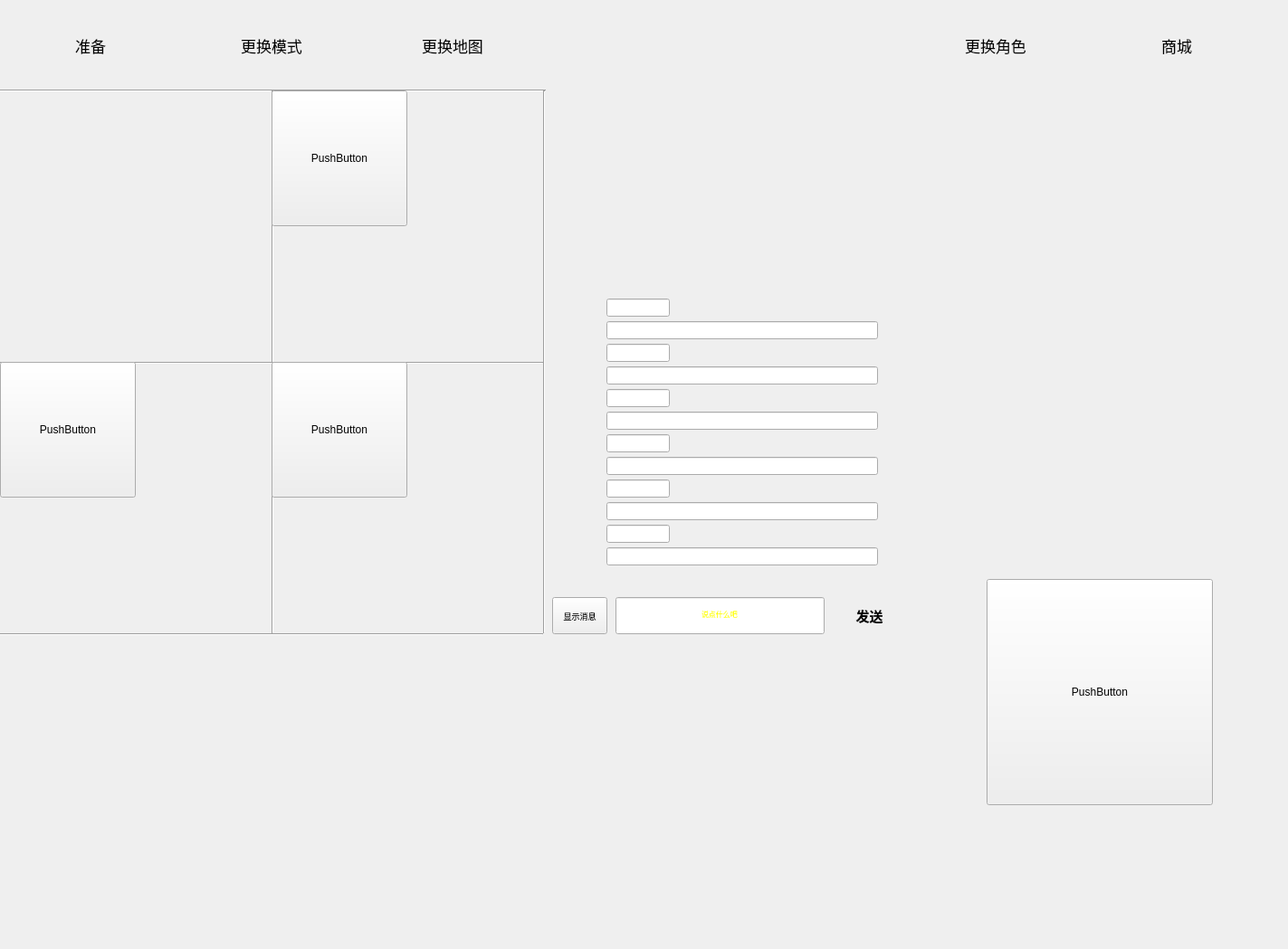
<?xml version="1.0" encoding="UTF-8"?>
<ui version="4.0">
 <class>Game_Ready_Page</class>
 <widget class="QMainWindow" name="Game_Ready_Page">
  <property name="geometry">
   <rect>
    <x>0</x>
    <y>0</y>
    <width>1423</width>
    <height>1049</height>
   </rect>
  </property>
  <property name="windowTitle">
   <string>MainWindow</string>
  </property>
  <property name="layoutDirection">
   <enum>Qt::RightToLeft</enum>
  </property>
  <widget class="QWidget" name="centralwidget">
   <widget class="QPushButton" name="pushButton_Ready">
    <property name="geometry">
     <rect>
      <x>0</x>
      <y>0</y>
      <width>200</width>
      <height>100</height>
     </rect>
    </property>
    <property name="font">
     <font>
      <pointsize>13</pointsize>
     </font>
    </property>
    <property name="text">
     <string>准备</string>
    </property>
    <property name="flat">
     <bool>true</bool>
    </property>
   </widget>
   <widget class="Line" name="line">
    <property name="geometry">
     <rect>
      <x>0</x>
      <y>95</y>
      <width>603</width>
      <height>10</height>
     </rect>
    </property>
    <property name="orientation">
     <enum>Qt::Horizontal</enum>
    </property>
   </widget>
   <widget class="QPushButton" name="pushButton_ChangeMode">
    <property name="geometry">
     <rect>
      <x>200</x>
      <y>0</y>
      <width>200</width>
      <height>100</height>
     </rect>
    </property>
    <property name="font">
     <font>
      <pointsize>13</pointsize>
     </font>
    </property>
    <property name="text">
     <string>更换模式</string>
    </property>
    <property name="flat">
     <bool>true</bool>
    </property>
   </widget>
   <widget class="QPushButton" name="pushButton_ChangeMap">
    <property name="geometry">
     <rect>
      <x>400</x>
      <y>0</y>
      <width>200</width>
      <height>100</height>
     </rect>
    </property>
    <property name="font">
     <font>
      <pointsize>13</pointsize>
     </font>
    </property>
    <property name="text">
     <string>更换地图</string>
    </property>
    <property name="flat">
     <bool>true</bool>
    </property>
   </widget>
   <widget class="Line" name="line_2">
    <property name="geometry">
     <rect>
      <x>300</x>
      <y>100</y>
      <width>3</width>
      <height>600</height>
     </rect>
    </property>
    <property name="orientation">
     <enum>Qt::Vertical</enum>
    </property>
   </widget>
   <widget class="Line" name="line_3">
    <property name="geometry">
     <rect>
      <x>0</x>
      <y>400</y>
      <width>600</width>
      <height>3</height>
     </rect>
    </property>
    <property name="orientation">
     <enum>Qt::Horizontal</enum>
    </property>
   </widget>
   <widget class="Line" name="line_4">
    <property name="geometry">
     <rect>
      <x>600</x>
      <y>100</y>
      <width>3</width>
      <height>600</height>
     </rect>
    </property>
    <property name="orientation">
     <enum>Qt::Vertical</enum>
    </property>
   </widget>
   <widget class="Line" name="line_5">
    <property name="geometry">
     <rect>
      <x>0</x>
      <y>700</y>
      <width>600</width>
      <height>3</height>
     </rect>
    </property>
    <property name="orientation">
     <enum>Qt::Horizontal</enum>
    </property>
   </widget>
   <widget class="QPushButton" name="pushButton_PlayerMe">
    <property name="geometry">
     <rect>
      <x>1090</x>
      <y>640</y>
      <width>250</width>
      <height>250</height>
     </rect>
    </property>
    <property name="text">
     <string>PushButton</string>
    </property>
   </widget>
   <widget class="QPushButton" name="pushButton_Player1">
    <property name="geometry">
     <rect>
      <x>300</x>
      <y>100</y>
      <width>150</width>
      <height>150</height>
     </rect>
    </property>
    <property name="text">
     <string>PushButton</string>
    </property>
   </widget>
   <widget class="QPushButton" name="pushButton_Player2">
    <property name="geometry">
     <rect>
      <x>0</x>
      <y>400</y>
      <width>150</width>
      <height>150</height>
     </rect>
    </property>
    <property name="text">
     <string>PushButton</string>
    </property>
   </widget>
   <widget class="QPushButton" name="pushButton_Player3">
    <property name="geometry">
     <rect>
      <x>300</x>
      <y>400</y>
      <width>150</width>
      <height>150</height>
     </rect>
    </property>
    <property name="text">
     <string>PushButton</string>
    </property>
   </widget>
   <widget class="QPushButton" name="pushButton_ChatTouxiang6_2">
    <property name="geometry">
     <rect>
      <x>980</x>
      <y>590</y>
      <width>45</width>
      <height>45</height>
     </rect>
    </property>
    <property name="text">
     <string/>
    </property>
    <property name="flat">
     <bool>true</bool>
    </property>
   </widget>
   <widget class="QLineEdit" name="lineEdit_Chatmsg4">
    <property name="geometry">
     <rect>
      <x>670</x>
      <y>505</y>
      <width>300</width>
      <height>20</height>
     </rect>
    </property>
    <property name="palette">
     <palette>
      <active>
       <colorrole role="Text">
        <brush brushstyle="SolidPattern">
         <color alpha="255">
          <red>255</red>
          <green>255</green>
          <blue>0</blue>
         </color>
        </brush>
       </colorrole>
      </active>
      <inactive>
       <colorrole role="Text">
        <brush brushstyle="SolidPattern">
         <color alpha="255">
          <red>255</red>
          <green>255</green>
          <blue>0</blue>
         </color>
        </brush>
       </colorrole>
      </inactive>
      <disabled>
       <colorrole role="Text">
        <brush brushstyle="SolidPattern">
         <color alpha="255">
          <red>120</red>
          <green>120</green>
          <blue>120</blue>
         </color>
        </brush>
       </colorrole>
      </disabled>
     </palette>
    </property>
    <property name="layoutDirection">
     <enum>Qt::LeftToRight</enum>
    </property>
    <property name="alignment">
     <set>Qt::AlignLeading|Qt::AlignLeft|Qt::AlignVCenter</set>
    </property>
    <property name="readOnly">
     <bool>true</bool>
    </property>
   </widget>
   <widget class="QPushButton" name="pushButton_ChatTouxiang6">
    <property name="geometry">
     <rect>
      <x>610</x>
      <y>590</y>
      <width>45</width>
      <height>45</height>
     </rect>
    </property>
    <property name="text">
     <string/>
    </property>
    <property name="flat">
     <bool>true</bool>
    </property>
   </widget>
   <widget class="QLineEdit" name="lineEdit_Chatname2">
    <property name="geometry">
     <rect>
      <x>670</x>
      <y>380</y>
      <width>70</width>
      <height>20</height>
     </rect>
    </property>
    <property name="palette">
     <palette>
      <active>
       <colorrole role="Text">
        <brush brushstyle="SolidPattern">
         <color alpha="255">
          <red>255</red>
          <green>255</green>
          <blue>0</blue>
         </color>
        </brush>
       </colorrole>
      </active>
      <inactive>
       <colorrole role="Text">
        <brush brushstyle="SolidPattern">
         <color alpha="255">
          <red>255</red>
          <green>255</green>
          <blue>0</blue>
         </color>
        </brush>
       </colorrole>
      </inactive>
      <disabled>
       <colorrole role="Text">
        <brush brushstyle="SolidPattern">
         <color alpha="255">
          <red>120</red>
          <green>120</green>
          <blue>120</blue>
         </color>
        </brush>
       </colorrole>
      </disabled>
     </palette>
    </property>
    <property name="font">
     <font>
      <pointsize>7</pointsize>
     </font>
    </property>
    <property name="alignment">
     <set>Qt::AlignCenter</set>
    </property>
   </widget>
   <widget class="QPushButton" name="pushButton_ShowChatMsg">
    <property name="geometry">
     <rect>
      <x>610</x>
      <y>660</y>
      <width>61</width>
      <height>41</height>
     </rect>
    </property>
    <property name="font">
     <font>
      <pointsize>7</pointsize>
     </font>
    </property>
    <property name="text">
     <string>显示消息</string>
    </property>
   </widget>
   <widget class="QPushButton" name="pushButton_ChatTouxiang1">
    <property name="geometry">
     <rect>
      <x>610</x>
      <y>340</y>
      <width>45</width>
      <height>45</height>
     </rect>
    </property>
    <property name="text">
     <string/>
    </property>
    <property name="flat">
     <bool>true</bool>
    </property>
   </widget>
   <widget class="QPushButton" name="pushButton_ChatTouxiang3_2">
    <property name="geometry">
     <rect>
      <x>980</x>
      <y>440</y>
      <width>45</width>
      <height>45</height>
     </rect>
    </property>
    <property name="text">
     <string/>
    </property>
    <property name="flat">
     <bool>true</bool>
    </property>
   </widget>
   <widget class="QPushButton" name="pushButton_ChatTouxiang4">
    <property name="geometry">
     <rect>
      <x>610</x>
      <y>490</y>
      <width>45</width>
      <height>45</height>
     </rect>
    </property>
    <property name="text">
     <string/>
    </property>
    <property name="flat">
     <bool>true</bool>
    </property>
   </widget>
   <widget class="QLineEdit" name="lineEdit_Chatname4">
    <property name="geometry">
     <rect>
      <x>670</x>
      <y>480</y>
      <width>70</width>
      <height>20</height>
     </rect>
    </property>
    <property name="palette">
     <palette>
      <active>
       <colorrole role="Text">
        <brush brushstyle="SolidPattern">
         <color alpha="255">
          <red>255</red>
          <green>255</green>
          <blue>0</blue>
         </color>
        </brush>
       </colorrole>
      </active>
      <inactive>
       <colorrole role="Text">
        <brush brushstyle="SolidPattern">
         <color alpha="255">
          <red>255</red>
          <green>255</green>
          <blue>0</blue>
         </color>
        </brush>
       </colorrole>
      </inactive>
      <disabled>
       <colorrole role="Text">
        <brush brushstyle="SolidPattern">
         <color alpha="255">
          <red>120</red>
          <green>120</green>
          <blue>120</blue>
         </color>
        </brush>
       </colorrole>
      </disabled>
     </palette>
    </property>
    <property name="font">
     <font>
      <pointsize>7</pointsize>
     </font>
    </property>
    <property name="alignment">
     <set>Qt::AlignCenter</set>
    </property>
   </widget>
   <widget class="QPushButton" name="pushButton_SendChatmsg">
    <property name="geometry">
     <rect>
      <x>920</x>
      <y>655</y>
      <width>81</width>
      <height>51</height>
     </rect>
    </property>
    <property name="font">
     <font>
      <pointsize>11</pointsize>
      <italic>false</italic>
      <bold>true</bold>
     </font>
    </property>
    <property name="text">
     <string>发送</string>
    </property>
    <property name="flat">
     <bool>true</bool>
    </property>
   </widget>
   <widget class="QLineEdit" name="lineEdit_Chatname1">
    <property name="geometry">
     <rect>
      <x>670</x>
      <y>330</y>
      <width>70</width>
      <height>20</height>
     </rect>
    </property>
    <property name="palette">
     <palette>
      <active>
       <colorrole role="Text">
        <brush brushstyle="SolidPattern">
         <color alpha="255">
          <red>255</red>
          <green>255</green>
          <blue>0</blue>
         </color>
        </brush>
       </colorrole>
      </active>
      <inactive>
       <colorrole role="Text">
        <brush brushstyle="SolidPattern">
         <color alpha="255">
          <red>255</red>
          <green>255</green>
          <blue>0</blue>
         </color>
        </brush>
       </colorrole>
      </inactive>
      <disabled>
       <colorrole role="Text">
        <brush brushstyle="SolidPattern">
         <color alpha="255">
          <red>120</red>
          <green>120</green>
          <blue>120</blue>
         </color>
        </brush>
       </colorrole>
      </disabled>
     </palette>
    </property>
    <property name="font">
     <font>
      <pointsize>7</pointsize>
     </font>
    </property>
    <property name="alignment">
     <set>Qt::AlignCenter</set>
    </property>
   </widget>
   <widget class="QLineEdit" name="lineEdit_Chatmsg3">
    <property name="geometry">
     <rect>
      <x>670</x>
      <y>455</y>
      <width>300</width>
      <height>20</height>
     </rect>
    </property>
    <property name="palette">
     <palette>
      <active>
       <colorrole role="Text">
        <brush brushstyle="SolidPattern">
         <color alpha="255">
          <red>255</red>
          <green>255</green>
          <blue>0</blue>
         </color>
        </brush>
       </colorrole>
      </active>
      <inactive>
       <colorrole role="Text">
        <brush brushstyle="SolidPattern">
         <color alpha="255">
          <red>255</red>
          <green>255</green>
          <blue>0</blue>
         </color>
        </brush>
       </colorrole>
      </inactive>
      <disabled>
       <colorrole role="Text">
        <brush brushstyle="SolidPattern">
         <color alpha="255">
          <red>120</red>
          <green>120</green>
          <blue>120</blue>
         </color>
        </brush>
       </colorrole>
      </disabled>
     </palette>
    </property>
    <property name="alignment">
     <set>Qt::AlignLeading|Qt::AlignLeft|Qt::AlignVCenter</set>
    </property>
    <property name="readOnly">
     <bool>true</bool>
    </property>
   </widget>
   <widget class="QLineEdit" name="lineEdit_Chatmsg2">
    <property name="geometry">
     <rect>
      <x>670</x>
      <y>405</y>
      <width>300</width>
      <height>20</height>
     </rect>
    </property>
    <property name="palette">
     <palette>
      <active>
       <colorrole role="Text">
        <brush brushstyle="SolidPattern">
         <color alpha="255">
          <red>255</red>
          <green>255</green>
          <blue>0</blue>
         </color>
        </brush>
       </colorrole>
      </active>
      <inactive>
       <colorrole role="Text">
        <brush brushstyle="SolidPattern">
         <color alpha="255">
          <red>255</red>
          <green>255</green>
          <blue>0</blue>
         </color>
        </brush>
       </colorrole>
      </inactive>
      <disabled>
       <colorrole role="Text">
        <brush brushstyle="SolidPattern">
         <color alpha="255">
          <red>120</red>
          <green>120</green>
          <blue>120</blue>
         </color>
        </brush>
       </colorrole>
      </disabled>
     </palette>
    </property>
    <property name="alignment">
     <set>Qt::AlignLeading|Qt::AlignLeft|Qt::AlignVCenter</set>
    </property>
    <property name="readOnly">
     <bool>true</bool>
    </property>
   </widget>
   <widget class="QLineEdit" name="lineEdit_Chatmsg1">
    <property name="geometry">
     <rect>
      <x>670</x>
      <y>355</y>
      <width>300</width>
      <height>20</height>
     </rect>
    </property>
    <property name="palette">
     <palette>
      <active>
       <colorrole role="Text">
        <brush brushstyle="SolidPattern">
         <color alpha="255">
          <red>255</red>
          <green>255</green>
          <blue>0</blue>
         </color>
        </brush>
       </colorrole>
      </active>
      <inactive>
       <colorrole role="Text">
        <brush brushstyle="SolidPattern">
         <color alpha="255">
          <red>255</red>
          <green>255</green>
          <blue>0</blue>
         </color>
        </brush>
       </colorrole>
      </inactive>
      <disabled>
       <colorrole role="Text">
        <brush brushstyle="SolidPattern">
         <color alpha="255">
          <red>120</red>
          <green>120</green>
          <blue>120</blue>
         </color>
        </brush>
       </colorrole>
      </disabled>
     </palette>
    </property>
    <property name="alignment">
     <set>Qt::AlignLeading|Qt::AlignLeft|Qt::AlignVCenter</set>
    </property>
    <property name="readOnly">
     <bool>true</bool>
    </property>
   </widget>
   <widget class="QPushButton" name="pushButton_ChatTouxiang5">
    <property name="geometry">
     <rect>
      <x>610</x>
      <y>540</y>
      <width>45</width>
      <height>45</height>
     </rect>
    </property>
    <property name="text">
     <string/>
    </property>
    <property name="flat">
     <bool>true</bool>
    </property>
   </widget>
   <widget class="QPushButton" name="pushButton_ChatTouxiang4_2">
    <property name="geometry">
     <rect>
      <x>980</x>
      <y>490</y>
      <width>45</width>
      <height>45</height>
     </rect>
    </property>
    <property name="text">
     <string/>
    </property>
    <property name="default">
     <bool>false</bool>
    </property>
    <property name="flat">
     <bool>true</bool>
    </property>
   </widget>
   <widget class="QPushButton" name="pushButton_ChatTouxiang5_2">
    <property name="geometry">
     <rect>
      <x>980</x>
      <y>540</y>
      <width>45</width>
      <height>45</height>
     </rect>
    </property>
    <property name="text">
     <string/>
    </property>
    <property name="flat">
     <bool>true</bool>
    </property>
   </widget>
   <widget class="QLineEdit" name="lineEdit_Chatname5">
    <property name="geometry">
     <rect>
      <x>670</x>
      <y>530</y>
      <width>70</width>
      <height>20</height>
     </rect>
    </property>
    <property name="palette">
     <palette>
      <active>
       <colorrole role="Text">
        <brush brushstyle="SolidPattern">
         <color alpha="255">
          <red>255</red>
          <green>255</green>
          <blue>0</blue>
         </color>
        </brush>
       </colorrole>
      </active>
      <inactive>
       <colorrole role="Text">
        <brush brushstyle="SolidPattern">
         <color alpha="255">
          <red>255</red>
          <green>255</green>
          <blue>0</blue>
         </color>
        </brush>
       </colorrole>
      </inactive>
      <disabled>
       <colorrole role="Text">
        <brush brushstyle="SolidPattern">
         <color alpha="255">
          <red>120</red>
          <green>120</green>
          <blue>120</blue>
         </color>
        </brush>
       </colorrole>
      </disabled>
     </palette>
    </property>
    <property name="font">
     <font>
      <pointsize>7</pointsize>
     </font>
    </property>
    <property name="alignment">
     <set>Qt::AlignCenter</set>
    </property>
   </widget>
   <widget class="QPushButton" name="pushButton_ChatTouxiang2_2">
    <property name="geometry">
     <rect>
      <x>980</x>
      <y>390</y>
      <width>45</width>
      <height>45</height>
     </rect>
    </property>
    <property name="text">
     <string/>
    </property>
    <property name="flat">
     <bool>true</bool>
    </property>
   </widget>
   <widget class="QPushButton" name="pushButton_ChatTouxiang1_2">
    <property name="geometry">
     <rect>
      <x>980</x>
      <y>340</y>
      <width>45</width>
      <height>45</height>
     </rect>
    </property>
    <property name="text">
     <string/>
    </property>
    <property name="flat">
     <bool>true</bool>
    </property>
   </widget>
   <widget class="QLineEdit" name="lineEdit_ChatmsgMychat">
    <property name="geometry">
     <rect>
      <x>680</x>
      <y>660</y>
      <width>231</width>
      <height>41</height>
     </rect>
    </property>
    <property name="palette">
     <palette>
      <active>
       <colorrole role="Text">
        <brush brushstyle="SolidPattern">
         <color alpha="255">
          <red>255</red>
          <green>255</green>
          <blue>0</blue>
         </color>
        </brush>
       </colorrole>
      </active>
      <inactive>
       <colorrole role="Text">
        <brush brushstyle="SolidPattern">
         <color alpha="255">
          <red>255</red>
          <green>255</green>
          <blue>0</blue>
         </color>
        </brush>
       </colorrole>
      </inactive>
      <disabled>
       <colorrole role="Text">
        <brush brushstyle="SolidPattern">
         <color alpha="255">
          <red>120</red>
          <green>120</green>
          <blue>120</blue>
         </color>
        </brush>
       </colorrole>
      </disabled>
     </palette>
    </property>
    <property name="font">
     <font>
      <pointsize>6</pointsize>
     </font>
    </property>
    <property name="text">
     <string>说点什么吧</string>
    </property>
    <property name="alignment">
     <set>Qt::AlignCenter</set>
    </property>
   </widget>
   <widget class="QLineEdit" name="lineEdit_Chatname3">
    <property name="geometry">
     <rect>
      <x>670</x>
      <y>430</y>
      <width>70</width>
      <height>20</height>
     </rect>
    </property>
    <property name="palette">
     <palette>
      <active>
       <colorrole role="Text">
        <brush brushstyle="SolidPattern">
         <color alpha="255">
          <red>255</red>
          <green>255</green>
          <blue>0</blue>
         </color>
        </brush>
       </colorrole>
      </active>
      <inactive>
       <colorrole role="Text">
        <brush brushstyle="SolidPattern">
         <color alpha="255">
          <red>255</red>
          <green>255</green>
          <blue>0</blue>
         </color>
        </brush>
       </colorrole>
      </inactive>
      <disabled>
       <colorrole role="Text">
        <brush brushstyle="SolidPattern">
         <color alpha="255">
          <red>120</red>
          <green>120</green>
          <blue>120</blue>
         </color>
        </brush>
       </colorrole>
      </disabled>
     </palette>
    </property>
    <property name="font">
     <font>
      <pointsize>7</pointsize>
     </font>
    </property>
    <property name="alignment">
     <set>Qt::AlignCenter</set>
    </property>
   </widget>
   <widget class="QPushButton" name="pushButton_ChatTouxiang3">
    <property name="geometry">
     <rect>
      <x>610</x>
      <y>440</y>
      <width>45</width>
      <height>45</height>
     </rect>
    </property>
    <property name="text">
     <string/>
    </property>
    <property name="flat">
     <bool>true</bool>
    </property>
   </widget>
   <widget class="QLineEdit" name="lineEdit_Chatmsg5">
    <property name="geometry">
     <rect>
      <x>670</x>
      <y>555</y>
      <width>300</width>
      <height>20</height>
     </rect>
    </property>
    <property name="palette">
     <palette>
      <active>
       <colorrole role="Text">
        <brush brushstyle="SolidPattern">
         <color alpha="255">
          <red>255</red>
          <green>255</green>
          <blue>0</blue>
         </color>
        </brush>
       </colorrole>
      </active>
      <inactive>
       <colorrole role="Text">
        <brush brushstyle="SolidPattern">
         <color alpha="255">
          <red>255</red>
          <green>255</green>
          <blue>0</blue>
         </color>
        </brush>
       </colorrole>
      </inactive>
      <disabled>
       <colorrole role="Text">
        <brush brushstyle="SolidPattern">
         <color alpha="255">
          <red>120</red>
          <green>120</green>
          <blue>120</blue>
         </color>
        </brush>
       </colorrole>
      </disabled>
     </palette>
    </property>
    <property name="layoutDirection">
     <enum>Qt::LeftToRight</enum>
    </property>
    <property name="alignment">
     <set>Qt::AlignLeading|Qt::AlignLeft|Qt::AlignVCenter</set>
    </property>
    <property name="readOnly">
     <bool>true</bool>
    </property>
   </widget>
   <widget class="QLineEdit" name="lineEdit_Chatname6">
    <property name="geometry">
     <rect>
      <x>670</x>
      <y>580</y>
      <width>70</width>
      <height>20</height>
     </rect>
    </property>
    <property name="palette">
     <palette>
      <active>
       <colorrole role="Text">
        <brush brushstyle="SolidPattern">
         <color alpha="255">
          <red>255</red>
          <green>255</green>
          <blue>0</blue>
         </color>
        </brush>
       </colorrole>
      </active>
      <inactive>
       <colorrole role="Text">
        <brush brushstyle="SolidPattern">
         <color alpha="255">
          <red>255</red>
          <green>255</green>
          <blue>0</blue>
         </color>
        </brush>
       </colorrole>
      </inactive>
      <disabled>
       <colorrole role="Text">
        <brush brushstyle="SolidPattern">
         <color alpha="255">
          <red>120</red>
          <green>120</green>
          <blue>120</blue>
         </color>
        </brush>
       </colorrole>
      </disabled>
     </palette>
    </property>
    <property name="font">
     <font>
      <pointsize>7</pointsize>
     </font>
    </property>
    <property name="alignment">
     <set>Qt::AlignCenter</set>
    </property>
   </widget>
   <widget class="QLineEdit" name="lineEdit_Chatmsg6">
    <property name="geometry">
     <rect>
      <x>670</x>
      <y>605</y>
      <width>300</width>
      <height>20</height>
     </rect>
    </property>
    <property name="palette">
     <palette>
      <active>
       <colorrole role="Text">
        <brush brushstyle="SolidPattern">
         <color alpha="255">
          <red>255</red>
          <green>255</green>
          <blue>0</blue>
         </color>
        </brush>
       </colorrole>
      </active>
      <inactive>
       <colorrole role="Text">
        <brush brushstyle="SolidPattern">
         <color alpha="255">
          <red>255</red>
          <green>255</green>
          <blue>0</blue>
         </color>
        </brush>
       </colorrole>
      </inactive>
      <disabled>
       <colorrole role="Text">
        <brush brushstyle="SolidPattern">
         <color alpha="255">
          <red>120</red>
          <green>120</green>
          <blue>120</blue>
         </color>
        </brush>
       </colorrole>
      </disabled>
     </palette>
    </property>
    <property name="layoutDirection">
     <enum>Qt::LeftToRight</enum>
    </property>
    <property name="alignment">
     <set>Qt::AlignLeading|Qt::AlignLeft|Qt::AlignVCenter</set>
    </property>
    <property name="readOnly">
     <bool>true</bool>
    </property>
   </widget>
   <widget class="QPushButton" name="pushButton_ChatTouxiang2">
    <property name="geometry">
     <rect>
      <x>610</x>
      <y>390</y>
      <width>45</width>
      <height>45</height>
     </rect>
    </property>
    <property name="text">
     <string/>
    </property>
    <property name="flat">
     <bool>true</bool>
    </property>
   </widget>
   <widget class="QPushButton" name="pushButton_Shopping">
    <property name="geometry">
     <rect>
      <x>1200</x>
      <y>0</y>
      <width>200</width>
      <height>100</height>
     </rect>
    </property>
    <property name="font">
     <font>
      <pointsize>13</pointsize>
     </font>
    </property>
    <property name="text">
     <string>商城</string>
    </property>
    <property name="flat">
     <bool>true</bool>
    </property>
   </widget>
   <widget class="QPushButton" name="pushButton_10">
    <property name="geometry">
     <rect>
      <x>1000</x>
      <y>0</y>
      <width>200</width>
      <height>100</height>
     </rect>
    </property>
    <property name="font">
     <font>
      <pointsize>13</pointsize>
     </font>
    </property>
    <property name="text">
     <string>更换角色</string>
    </property>
    <property name="flat">
     <bool>true</bool>
    </property>
   </widget>
  </widget>
  <widget class="QMenuBar" name="menuBar">
   <property name="geometry">
    <rect>
     <x>0</x>
     <y>0</y>
     <width>1423</width>
     <height>17</height>
    </rect>
   </property>
  </widget>
 </widget>
 <resources/>
 <connections/>
</ui>
